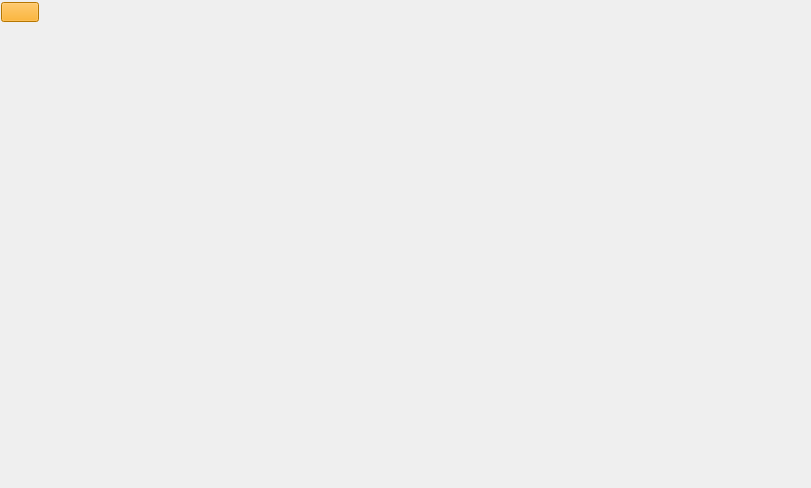
<?xml version="1.0" encoding="UTF-8"?>
<ui version="4.0">
 <class>AllPriceListsWidget</class>
 <widget class="QWidget" name="AllPriceListsWidget">
  <property name="windowModality">
   <enum>Qt::ApplicationModal</enum>
  </property>
  <property name="geometry">
   <rect>
    <x>0</x>
    <y>0</y>
    <width>811</width>
    <height>488</height>
   </rect>
  </property>
  <property name="windowTitle">
   <string>Form</string>
  </property>
  <layout class="QVBoxLayout" name="verticalLayout">
   <property name="spacing">
    <number>0</number>
   </property>
   <property name="leftMargin">
    <number>0</number>
   </property>
   <property name="topMargin">
    <number>0</number>
   </property>
   <property name="rightMargin">
    <number>0</number>
   </property>
   <property name="bottomMargin">
    <number>0</number>
   </property>
   <item>
    <layout class="QHBoxLayout" name="tabsLayout">
     <property name="leftMargin">
      <number>1</number>
     </property>
     <property name="topMargin">
      <number>2</number>
     </property>
     <item>
      <widget class="QPushButton" name="addNewTab">
       <property name="sizePolicy">
        <sizepolicy hsizetype="Minimum" vsizetype="Preferred">
         <horstretch>0</horstretch>
         <verstretch>0</verstretch>
        </sizepolicy>
       </property>
       <property name="cursor">
        <cursorShape>PointingHandCursor</cursorShape>
       </property>
       <property name="focusPolicy">
        <enum>Qt::NoFocus</enum>
       </property>
       <property name="styleSheet">
        <string notr="true">padding: 2px;
background-color: orange;</string>
       </property>
       <property name="text">
        <string/>
       </property>
       <property name="icon">
        <iconset resource="resources.qrc">
         <normaloff>:/img/img/add.png</normaloff>:/img/img/add.png</iconset>
       </property>
       <property name="iconSize">
        <size>
         <width>24</width>
         <height>24</height>
        </size>
       </property>
      </widget>
     </item>
     <item>
      <spacer name="spaceFiller">
       <property name="orientation">
        <enum>Qt::Horizontal</enum>
       </property>
       <property name="sizeHint" stdset="0">
        <size>
         <width>40</width>
         <height>20</height>
        </size>
       </property>
      </spacer>
     </item>
    </layout>
   </item>
   <item>
    <widget class="QStackedWidget" name="stackedWidget">
     <widget class="QWidget" name="page"/>
     <widget class="QWidget" name="page_2"/>
    </widget>
   </item>
  </layout>
 </widget>
 <resources>
  <include location="resources.qrc"/>
 </resources>
 <connections/>
</ui>
